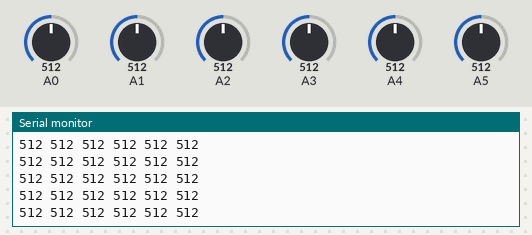
The sketch below on a simulated Arduino Uno, built with avr-gcc and run on an emulated ATmega328P. On the bench: the last lines printed to the serial monitor. The inputs (shaded band) are chosen by the test bench; at power-on: A0 = 512, A1 = 512, A2 = 512, A3 = 512, A4 = 512, A5 = 512.

Above: at 1.2 s.
1.3 s: A0 set to 110
At 1.36 s:
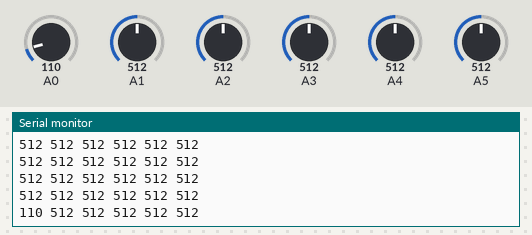
4.3 s: A0 set to 88
At 4.3 s:
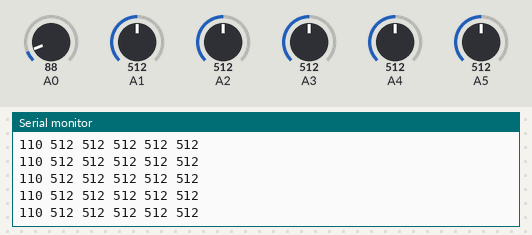
Timing chart, 0 to 7.3 s (numbered marks = the images above; inputs shaded):
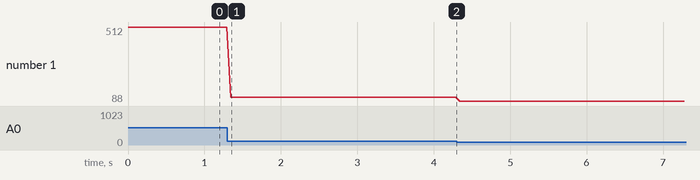

Measured:
- after the input at 1.3 s, the serial monitor: prints a new line at once (image 1)
- plotted number 1: 512 → 110 after the input at 1.3 s, 110 → 88 after the input at 4.3 s

The sketch:

basic_serialread.ino
```cpp
void setup() {

  Serial.begin(9600);
}


void loop() {

  int sonic1 = analogRead(A0);
  int pir1 = analogRead(A1);
  int prox1 = analogRead(A2);
  int sonic2 = analogRead(A3);
  int pir2 = analogRead(A4);
  int prox2 = analogRead(A5);

  Serial.print(sonic1);
  Serial.print(" ");
  Serial.print(pir1);
  Serial.print(" ");
  Serial.print(prox1);
  Serial.print(" ");
  Serial.print(sonic2);
  Serial.print(" ");
  Serial.print(pir2);
  Serial.print(" ");
  Serial.println(prox2);

  delay(50);
}
```
